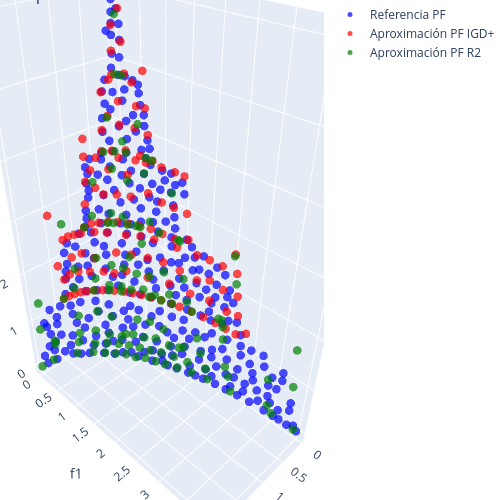

Here is the notebook cell this chart was saved with:
### Code cell
def get_sol_both(problema, n_objetivos, w0=0, run=1,  nd=False):
    go_to_Assesment()

    cadena_R2 = f"../archivos_w_R2/w_0{w0}/PCUIEMOA_{problema.upper()}_{str(n_objetivos).zfill(2)}D_R{str(run).zfill(2)}.pof"
    cadena_IGDp = f"../archivos_w_IGDp/w_0{w0}/PCUIEMOA_{problema.upper()}_{str(n_objetivos).zfill(2)}D_R{str(run).zfill(2)}.pof"

    if nd:
        cadena += ".nd"

    df_R2 = pd.read_csv(cadena_R2, sep=" ").reset_index().iloc[:, :n_objetivos]
    df_R2.columns = [f"f{i}" for i in range(len(df_R2.columns))]
    df_R2['ind_conv']='R2'

    df_IGDp = pd.read_csv(cadena_IGDp, sep=" ").reset_index().iloc[:, :n_objetivos]
    df_IGDp.columns = [f"f{i}" for i in range(len(df_IGDp.columns))]
    df_IGDp['ind_conv']='IGDp'

    return pd.concat([df_R2,df_IGDp])


def PCP_both(df_pareto, df_sol, problema, n_objetivos):
    plt.title(f"{problema} n_objetivos {n_objetivos}")

    for i, row in df_pareto.iterrows():
        if i == 1:
            plt.plot(row, c="b", alpha=0.4, linewidth=0.5, label="Referencia PF")
        else:
            plt.plot(row, c="b", alpha=0.4, linewidth=0.5)

    for i, row in df_sol.iterrows():
        
        if i == 1:
            if row['ind_conv']=='IGDp':
                plt.plot(row.iloc[:-1], c="r", alpha=0.4, linewidth=0.5, label="Aproximación PF IGDp")
            else:
                plt.plot(row.iloc[:-1], c="g", alpha=0.4, linewidth=0.5, label="Aproximación PF R2")
        else:
            if row['ind_conv']=='IGDp':
                plt.plot(row.iloc[:-1], c="r", alpha=0.4, linewidth=0.5)
            else:
                plt.plot(row.iloc[:-1], c="g", alpha=0.4, linewidth=0.5)

    plt.legend()


def plot_pareto_sol_both(df_pareto, df_sol, problema):
    n_objetivos = len(df_pareto.columns)

    df_sol_IGDp=df_sol.query('ind_conv=="IGDp"')
    df_sol_R2=df_sol.query('ind_conv=="R2"')

    if n_objetivos == 2:
        trace_1 = go.Scatter(
            x=df_pareto["f0"],
            y=df_pareto["f1"],
            mode="markers",
            marker=dict(size=5, color="blue", opacity=0.7),
            name="Referencia PF",
        )
        trace_2 = go.Scatter(
            x=df_sol_IGDp["f0"],
            y=df_sol_IGDp["f1"],
            mode="markers",
            marker=dict(size=5, color="red", opacity=0.7),
            name="Aproximación PF IGDp",
        )
        trace_3 = go.Scatter(
            x=df_sol_R2["f0"],
            y=df_sol_R2["f1"],
            mode="markers",
            marker=dict(size=5, color="green", opacity=0.7),
            name="Aproximación PF R2",
        )

        fig = go.Figure(data=[trace_1, trace_2,trace_3])
        fig.update_layout(
            title=f"Aproximación PF \n{problema} {n_objetivos}",
            height=500,
            width=500,
        )

        fig.show()

    elif n_objetivos == 3:
        trace_set1 = go.Scatter3d(
            x=df_pareto["f0"],
            y=df_pareto["f1"],
            z=df_pareto["f2"],
            mode="markers",
            marker=dict(
                size=5,
                color="blue",
                opacity=0.7,
            ),
            name="Referencia PF",
        )
        trace_set2 = go.Scatter3d(
            x=df_sol_IGDp["f0"],
            y=df_sol_IGDp["f1"],
            z=df_sol_IGDp["f2"],
            mode="markers",
            marker=dict(
                size=5,
                color="red",
                opacity=0.7,
            ),
            name="Aproximación PF IGD+",
        )

        trace_set3 = go.Scatter3d(
            x=df_sol_R2["f0"],
            y=df_sol_R2["f1"],
            z=df_sol_R2["f2"],
            mode="markers",
            marker=dict(
                size=5,
                color="green",
                opacity=0.7,
            ),
            name="Aproximación PF R2",
        )

        layout = go.Layout(
            scene=dict(
                xaxis=dict(title="f0"), yaxis=dict(title="f1"), zaxis=dict(title="f2")
            ),
            margin=dict(l=0, r=0, b=0, t=0),
        )
        fig = go.Figure(data=[trace_set1, trace_set2,trace_set3], layout=layout)
        fig.update_layout(
            title=f"Aproximación al frente de Pareto\n{problema} {n_objetivos} run",
            height=500,
            width=500,
        )

        fig.show()

        PCP_both(df_pareto, df_sol, problema, n_objetivos)

    else:
        # Hay d(d-1)/2 plots, de dos por renglón
        n_plots = n_objetivos * (n_objetivos - 1) / 2
        ncols = 3
        nrows = int(np.ceil(n_plots / ncols))
        fig, ax = plt.subplots(nrows=nrows, ncols=ncols, figsize=(5 * ncols, 5 * nrows))

        k = 0
        for i in range(n_objetivos):
            for j in range(i + 1, n_objetivos):
                row = k // ncols
                col = k % ncols
                axi = ax[row, col]
                axi.set_xlabel(f"$f_{i}$", size=15)
                axi.set_ylabel(f"$f_{j}$", size=15)
                axi.scatter(
                    df_pareto.iloc[:, i],
                    df_pareto.iloc[:, j],
                    label="Referencia de PF",
                    s=4,
                )

                axi.scatter(
                    df_sol_IGDp.iloc[:, i], df_sol_IGDp.iloc[:, j], label="Aproximación al PF IGDp",color='b',s=8
                )
                axi.scatter(
                    df_sol_R2.iloc[:, i], df_sol_R2.iloc[:, j], label="Aproximación al PF R2",color='g',s=8
                )
                axi.legend()
                k += 1
        plt.suptitle(f"{problema} n_objetivos {n_objetivos}")
        plt.show()

        PCP_both(df_pareto, df_sol, problema, n_objetivos)

    return


def plot_prob_both(
    problema, n_objetivos, nom_prob="Problema", w0=0, run=1, ind_conv="IGDp", nd=False
):
    df_pareto = conjunto_pareto(problema=problema, n_objetivos=n_objetivos)
    df_sol = get_sol(
        problema=problema, n_objetivos=n_objetivos, w0=w0, run=run, ind_conv=ind_conv, nd=nd
    )

    plot_pareto_sol_both(df_pareto, df_sol, problema=nom_prob)

df_sol=get_sol_both(problema='WFG2',n_objetivos=3)
# PCP_both(df_pareto=conjunto_pareto(problema='WFG2',n_objetivos=3),df_sol=df_sol,problema='WFG2',n_objetivos=3)
plot_pareto_sol_both(df_pareto=conjunto_pareto(problema='WFG2',n_objetivos=3),df_sol=df_sol,problema='WFG2')

### Figure 1 — Plotly figure (JSON) as saved in the notebook; plotly's stock layout.template omitted (floating-point values rounded to 4 significant figures; data arrays with more than 128 entries replaced by an {"elided": "..."} marker saying what was removed)
{"data": [{"marker": {"color": "blue", "opacity": 0.7, "size": 5}, "mode": "markers", "name": "Referencia PF", "type": "scatter3d", "x": {"elided": "300 float values"}, "y": {"elided": "300 float values"}, "z": {"elided": "300 float values"}}, {"marker": {"color": "red", "opacity": 0.7, "size": 5}, "mode": "markers", "name": "Aproximación PF IGD+", "type": "scatter3d", "x": [0.07237, 0.1594, 0.1312, 0.1855, 0.7321, 0.3481, 1.442, 0.03969, 0.01511, 0.7546, 0.6473, 0.04583, 1.348, 0.6487, 0.02533, 0.02648, 0.05804, 0.7938, 1.166, 0.1035, 0.09019, 1.523, 0.6627, 0.2733, 0.2497, 0.2349, 0.01553, 0.01314, 0.438, 0.1194, 0.0133, 0.7456, 0.5973, 0.01349, 0.03385, 0.71, 0.9137, 0.02572, 0.4678, 0.6413, 1.083, 0.5528, 0.01376, 0.01285, 0.322, 0.04388, 0.2996, 0.3775, 0.01224, 0.1371, 1.005, 0.7848, 0.02795, 0.4249, 0.2241, 0.1958, 0.01274, 0.01308, 0.9857, 0.195, 0.04419, 0.8881, 0.03423, 0.1244, 1.232, 0.854, 0.01265, 0.07017, 1.196, 0.3277, 0.4976, 1.403, 0.01314, 0.01362, 0.3784, 0.01459, 0.04747, 0.3282, 0.547, 0.03918, 0.01901, 0.3409, 0.232, 0.2635, 0.5928, 0.05291, 0.04184, 0.1004, 0.01525, 0.7352, 0.1916, 0.3944, 0.1258, 0.06874, 0.2104, 0.1091, 0.5835, 0.076, 0.8065, 0.8475, 0.02224, 1.299, 0.3645, 0.471, 0.2202, 1.087, 0.01204, 1.293, 0.07134, 0.02363, 1.091, 0.1055, 1.189, 0.3392, 0.1136, 0.4852, 0.1501, 0.2565, 0.9921, 0.4908], "y": [1.827, 1.556, 0.1819, 0.5905, 0.01338, 0.01298, 0.01233, 2.247, 0.1496, 0.01754, 0.03178, 2.102, 0.0132, 0.4589, 2.458, 1.27, 1.035, 0.01662, 0.03299, 0.01737, 0.01736, 0.01183, 0.373, 0.4566, 0.04559, 0.4515, 1.469, 2.665, 0.7069, 0.8438, 0.1028, 0.01335, 0.06239, 0.6939, 1.303, 0.03095, 0.1604, 2.449, 0.734, 0.4793, 0.0513, 0.0707, 2.652, 2.522, 0.975, 0.4327, 0.3234, 0.8705, 0.5999, 1.527, 0.09411, 0.3097, 0.463, 0.2146, 0.4941, 1.41, 2.849, 1.582, 0.09516, 1.348, 2.086, 0.2098, 0.5346, 0.7599, 0.0217, 0.2385, 0.2001, 0.0133, 0.04408, 1.04, 0.6244, 0.01333, 2.577, 2.625, 0.01379, 1.539, 0.03187, 0.01567, 0.599, 0.3893, 1.275, 0.2887, 0.09256, 1.072, 0.08554, 1.027, 2.061, 1.735, 0.6374, 0.3098, 0.6397, 0.8804, 0.1704, 2.015, 0.06788, 1.778, 0.485, 1.846, 0.2251, 0.01398, 2.342, 0.02062, 0.3089, 0.1822, 1.233, 0.06589, 0.789, 0.01246, 1.066, 2.302, 0.08568, 0.2754, 0.02349, 0.9842, 0.7859, 0.6405, 1.469, 1.218, 0.1371, 0.131], "z": [2.367, 1.207, 4.042, 3.602, 3.948, 3.968, 1.92, 1.205, 5.275, 3.219, 3.391, 1.596, 1.591, 1.206, 1.208, 2.968, 2.978, 2.824, 1.967, 4.787, 5.133, 2.927, 2.384, 2.423, 4.181, 3.315, 3.589, 1.599, 1.997, 2.422, 5.728, 3.657, 3.07, 3.999, 2.403, 2.422, 1.596, 1.565, 1.206, 1.593, 2.39, 3.589, 1.205, 2.704, 2.004, 4.036, 3.588, 2.414, 4.957, 1.939, 1.997, 1.211, 4.393, 3.396, 2.93, 1.205, 1.346, 2.506, 2.387, 1.602, 1.997, 1.205, 3.604, 3.599, 1.642, 1.897, 4.82, 5.499, 1.206, 1.208, 1.644, 1.206, 2.376, 1.968, 3.624, 2.969, 6.029, 4.573, 1.206, 4.743, 3.585, 2.934, 3.605, 2.391, 2.413, 3.588, 2.376, 1.555, 4.405, 1.594, 2.421, 1.206, 4.419, 1.206, 4.747, 1.207, 2.001, 1.883, 2.392, 2.404, 1.94, 1.207, 2.423, 2.422, 1.998, 1.645, 3.597, 2.366, 2.403, 2.378, 1.207, 3.632, 2.39, 1.61, 3.066, 2.382, 2.372, 1.205, 1.206, 2.932]}, {"marker": {"color": "green", "opacity": 0.7, "size": 5}, "mode": "markers", "name": "Aproximación PF R2", "type": "scatter3d", "x": [0.2859, 0.7414, 0.02711, 0.02496, 0.2163, 1.019, 0.8117, 0.686, 0.1204, 0.2051, 0.01899, 0.6936, 0.1254, 1.907, 0.5404, 0.295, 1.308, 0.641, 0.06721, 0.8898, 0.1088, 2.012, 0.01423, 0.519, 0.8941, 0.2071, 1.785, 0.1205, 0.9751, 0.1971, 0.427, 0.1208, 0.6912, 0.3751, 0.01504, 0.02294, 0.846, 0.3177, 0.128, 0.4158, 1.187, 0.2891, 0.8064, 0.4153, 0.1393, 0.2562, 1.717, 0.4712, 0.8515, 1.34, 0.2134, 1.288, 0.3457, 0.1226, 0.0315, 1.297, 0.132, 0.03171, 0.4429, 0.5705, 0.6466, 0.01604, 0.3535, 0.6453, 0.4111, 1.163, 0.03183, 1.122, 1.403, 0.02987, 0.5005, 1.144, 0.03378, 0.6275, 0.7623, 1.049, 0.03202, 0.2426, 0.8957, 0.464, 1.386, 0.6957, 0.3022, 0.5919, 1.718, 0.7852, 0.2304, 0.4796, 0.3687, 1.097, 0.5739, 0.221, 0.3515, 0.2582, 0.8455, 0.9341, 0.3226, 0.02702, 0.5566, 1.944, 0.1212, 0.527, 0.7032, 0.187, 0.4753, 0.3379, 0.3104, 0.01719, 0.02575, 0.1076, 0.383, 0.0221, 0.02802, 0.6061, 0.3714, 0.2465, 0.4538, 0.03137, 0.08572, 0.1995], "y": [0.4487, 0.8955, 2.395, 1.415, 2.238, 0.5442, 0.2256, 0.03593, 0.822, 0.1227, 2.587, 0.9597, 1.601, 0.01366, 1.233, 1.104, 0.2457, 1.028, 0.04458, 0.6438, 0.2879, 0.01502, 0.7797, 1.348, 0.7, 2.287, 0.04164, 2.66, 0.5726, 1.42, 0.2159, 1.687, 0.3845, 0.9013, 3.803, 0.1403, 0.01515, 1.003, 0.7149, 0.2582, 0.04318, 1.988, 0.785, 0.7914, 2.506, 1.221, 0.05089, 1.428, 0.2165, 0.2282, 0.5934, 0.01313, 1.738, 0.2272, 3.504, 0.2388, 2.584, 2.301, 1.458, 0.5575, 1.07, 3.761, 0.871, 0.4137, 1.564, 0.3877, 0.04663, 0.4108, 0.01492, 1.227, 1.331, 0.04486, 3.368, 0.04354, 0.8436, 0.458, 3.412, 0.4465, 0.2054, 0.6714, 0.2156, 1.012, 1.906, 1.139, 0.04786, 0.8565, 2.128, 0.1864, 1.732, 0.4254, 0.5606, 1.247, 0.02268, 0.04371, 0.7363, 0.6125, 1.821, 2.372, 1.247, 0.01632, 2.728, 0.5785, 0.3905, 0.6637, 0.7055, 1.007, 0.3753, 2.515, 3.933, 1.791, 1.663, 0.6446, 1.382, 1.166, 0.2365, 2.051, 1.512, 0.4899, 1.0, 1.357], "z": [2.404, 0.2551, 1.206, 2.404, 0.2717, 0.02222, 1.871, 2.565, 2.549, 3.599, 2.188, 0.5371, 1.801, 1.401, 0.9051, 1.276, 0.4994, 0.889, 4.785, 0.8725, 3.6, 0.01502, 3.599, 0.02414, 0.02848, 0.04854, 0.03098, 0.328, 0.2565, 1.208, 2.585, 1.362, 1.311, 1.325, 0.8884, 4.784, 2.405, 1.637, 3.397, 2.405, 1.326, 0.04977, 0.444, 1.627, 1.08, 1.206, 0.4546, 0.2672, 1.451, 0.2911, 2.407, 2.666, 0.5121, 3.776, 0.05008, 0.8892, 0.5129, 1.325, 0.8166, 1.314, 0.2588, 1.629, 2.254, 1.732, 0.4897, 0.03341, 5.643, 0.239, 1.208, 3.212, 0.5551, 1.726, 0.731, 3.176, 0.5124, 0.9786, 0.1669, 3.213, 1.208, 1.946, 0.04099, 0.01601, 0.2483, 0.5109, 0.3732, 0.04188, 0.5632, 2.405, 0.03976, 0.5383, 1.206, 1.803, 3.6, 4.159, 0.2546, 0.4611, 0.5578, 1.332, 0.2516, 0.8499, 0.02258, 1.692, 1.206, 2.404, 1.268, 1.206, 2.533, 2.67, 0.02521, 1.207, 0.2691, 3.6, 2.412, 0.03958, 3.394, 0.8739, 0.02478, 4.117, 2.404, 1.38]}], "layout": {"height": 500, "margin": {"b": 0, "l": 0, "r": 0, "t": 0}, "scene": {"xaxis": {"title": {"text": "f0"}}, "yaxis": {"title": {"text": "f1"}}, "zaxis": {"title": {"text": "f2"}}}, "title": {"text": "Aproximación al frente de Pareto\nWFG2 3 run"}, "width": 500}}
